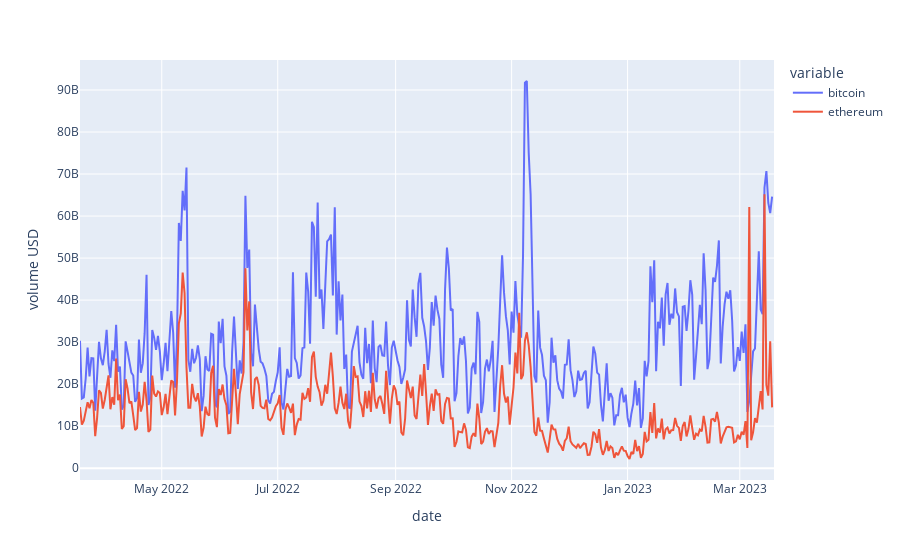

Notebook cell for this chart:
### Code cell
fig = px.line(volume_df, x=volume_df.index, y=['bitcoin','ethereum'], labels={'value':'volume USD'})
fig.show()

### Figure 1 — Plotly figure (JSON) as saved in the notebook; plotly's stock layout.template omitted (floating-point values rounded to 4 significant figures; data arrays with more than 128 entries replaced by an {"elided": "..."} marker saying what was removed)
{"data": [{"hovertemplate": "variable=bitcoin<br>date=%{x}<br>volume USD=%{y}<extra></extra>", "legendgroup": "bitcoin", "line": {"color": "#636efa", "dash": "solid"}, "marker": {"symbol": "circle"}, "mode": "lines", "name": "bitcoin", "orientation": "v", "showlegend": true, "type": "scatter", "x": {"elided": "366 str values"}, "xaxis": "x", "y": {"elided": "366 float values"}, "yaxis": "y"}, {"hovertemplate": "variable=ethereum<br>date=%{x}<br>volume USD=%{y}<extra></extra>", "legendgroup": "ethereum", "line": {"color": "#EF553B", "dash": "solid"}, "marker": {"symbol": "circle"}, "mode": "lines", "name": "ethereum", "orientation": "v", "showlegend": true, "type": "scatter", "x": {"elided": "366 str values"}, "xaxis": "x", "y": {"elided": "366 float values"}, "yaxis": "y"}], "layout": {"autosize": true, "legend": {"title": {"text": "variable"}, "tracegroupgap": 0}, "margin": {"t": 60}, "xaxis": {"anchor": "y", "autorange": true, "domain": [0, 1], "range": ["2022-03-19", "2023-03-19"], "title": {"text": "date"}, "type": "date"}, "yaxis": {"anchor": "x", "autorange": true, "domain": [0, 1], "range": [-2818000000.0, 97140000000.0], "title": {"text": "volume USD"}, "type": "linear"}}}
